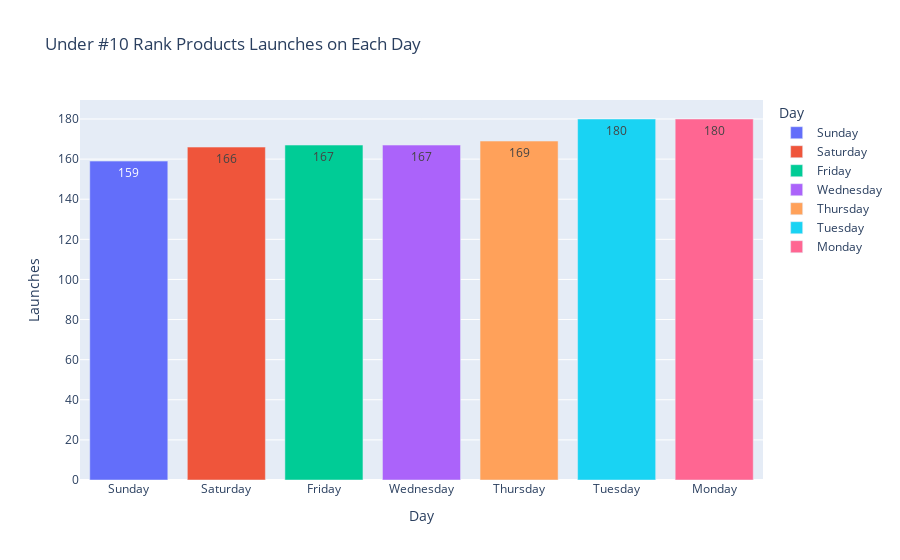

The notebook cell this image was saved under:
### Code cell
top_10_products = duckdb.sql("""
SELECT day as Day, COUNT(day) as Launches
FROM wdata
WHERE day_rank < 11 AND day_rank > 0
GROUP BY day
ORDER BY Launches
""").df()

top_10_products_fig = px.bar(
    top_10_products,
    x='Day',
    y='Launches',
    title='Under #10 Rank Products Launches on Each Day',
    color='Day',
    text_auto=True
)

top_10_products_fig.show()

### Figure 1 — Plotly figure (JSON) as saved in the notebook; plotly's stock layout.template omitted (floating-point values rounded to 4 significant figures)
{"data": [{"alignmentgroup": "True", "hovertemplate": "Day=%{x}<br>Launches=%{y}<extra></extra>", "legendgroup": "Sunday", "marker": {"color": "#636efa", "pattern": {"shape": ""}}, "name": "Sunday", "offsetgroup": "Sunday", "orientation": "v", "showlegend": true, "textposition": "auto", "texttemplate": "%{y}", "type": "bar", "x": ["Sunday"], "xaxis": "x", "y": [159], "yaxis": "y"}, {"alignmentgroup": "True", "hovertemplate": "Day=%{x}<br>Launches=%{y}<extra></extra>", "legendgroup": "Saturday", "marker": {"color": "#EF553B", "pattern": {"shape": ""}}, "name": "Saturday", "offsetgroup": "Saturday", "orientation": "v", "showlegend": true, "textposition": "auto", "texttemplate": "%{y}", "type": "bar", "x": ["Saturday"], "xaxis": "x", "y": [166], "yaxis": "y"}, {"alignmentgroup": "True", "hovertemplate": "Day=%{x}<br>Launches=%{y}<extra></extra>", "legendgroup": "Friday", "marker": {"color": "#00cc96", "pattern": {"shape": ""}}, "name": "Friday", "offsetgroup": "Friday", "orientation": "v", "showlegend": true, "textposition": "auto", "texttemplate": "%{y}", "type": "bar", "x": ["Friday"], "xaxis": "x", "y": [167], "yaxis": "y"}, {"alignmentgroup": "True", "hovertemplate": "Day=%{x}<br>Launches=%{y}<extra></extra>", "legendgroup": "Wednesday", "marker": {"color": "#ab63fa", "pattern": {"shape": ""}}, "name": "Wednesday", "offsetgroup": "Wednesday", "orientation": "v", "showlegend": true, "textposition": "auto", "texttemplate": "%{y}", "type": "bar", "x": ["Wednesday"], "xaxis": "x", "y": [167], "yaxis": "y"}, {"alignmentgroup": "True", "hovertemplate": "Day=%{x}<br>Launches=%{y}<extra></extra>", "legendgroup": "Thursday", "marker": {"color": "#FFA15A", "pattern": {"shape": ""}}, "name": "Thursday", "offsetgroup": "Thursday", "orientation": "v", "showlegend": true, "textposition": "auto", "texttemplate": "%{y}", "type": "bar", "x": ["Thursday"], "xaxis": "x", "y": [169], "yaxis": "y"}, {"alignmentgroup": "True", "hovertemplate": "Day=%{x}<br>Launches=%{y}<extra></extra>", "legendgroup": "Tuesday", "marker": {"color": "#19d3f3", "pattern": {"shape": ""}}, "name": "Tuesday", "offsetgroup": "Tuesday", "orientation": "v", "showlegend": true, "textposition": "auto", "texttemplate": "%{y}", "type": "bar", "x": ["Tuesday"], "xaxis": "x", "y": [180], "yaxis": "y"}, {"alignmentgroup": "True", "hovertemplate": "Day=%{x}<br>Launches=%{y}<extra></extra>", "legendgroup": "Monday", "marker": {"color": "#FF6692", "pattern": {"shape": ""}}, "name": "Monday", "offsetgroup": "Monday", "orientation": "v", "showlegend": true, "textposition": "auto", "texttemplate": "%{y}", "type": "bar", "x": ["Monday"], "xaxis": "x", "y": [180], "yaxis": "y"}], "layout": {"barmode": "relative", "legend": {"title": {"text": "Day"}, "tracegroupgap": 0}, "title": {"text": "Under #10 Rank Products Launches on Each Day"}, "xaxis": {"anchor": "y", "categoryarray": ["Sunday", "Saturday", "Friday", "Wednesday", "Thursday", "Tuesday", "Monday"], "categoryorder": "array", "domain": [0, 1], "title": {"text": "Day"}}, "yaxis": {"anchor": "x", "domain": [0, 1], "title": {"text": "Launches"}}}}
